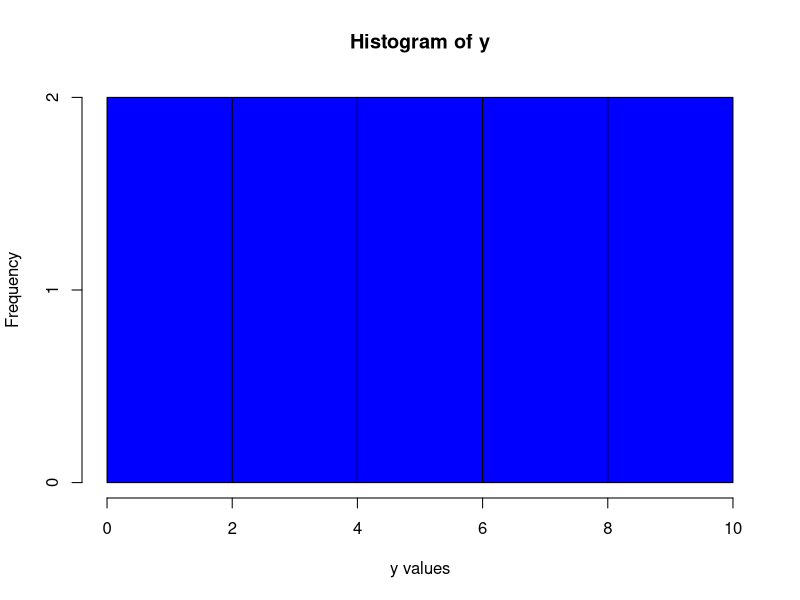

Here is the R script that generated this plot:
print ("Hello World")

a <-1


example_data <- data.frame(x = 1:10, y = 1:10, z = 1:10)
print(example_data)

hist(example_data
$y, main = "Histogram of y", xlab = "y values", col = "blue", border = "black")







